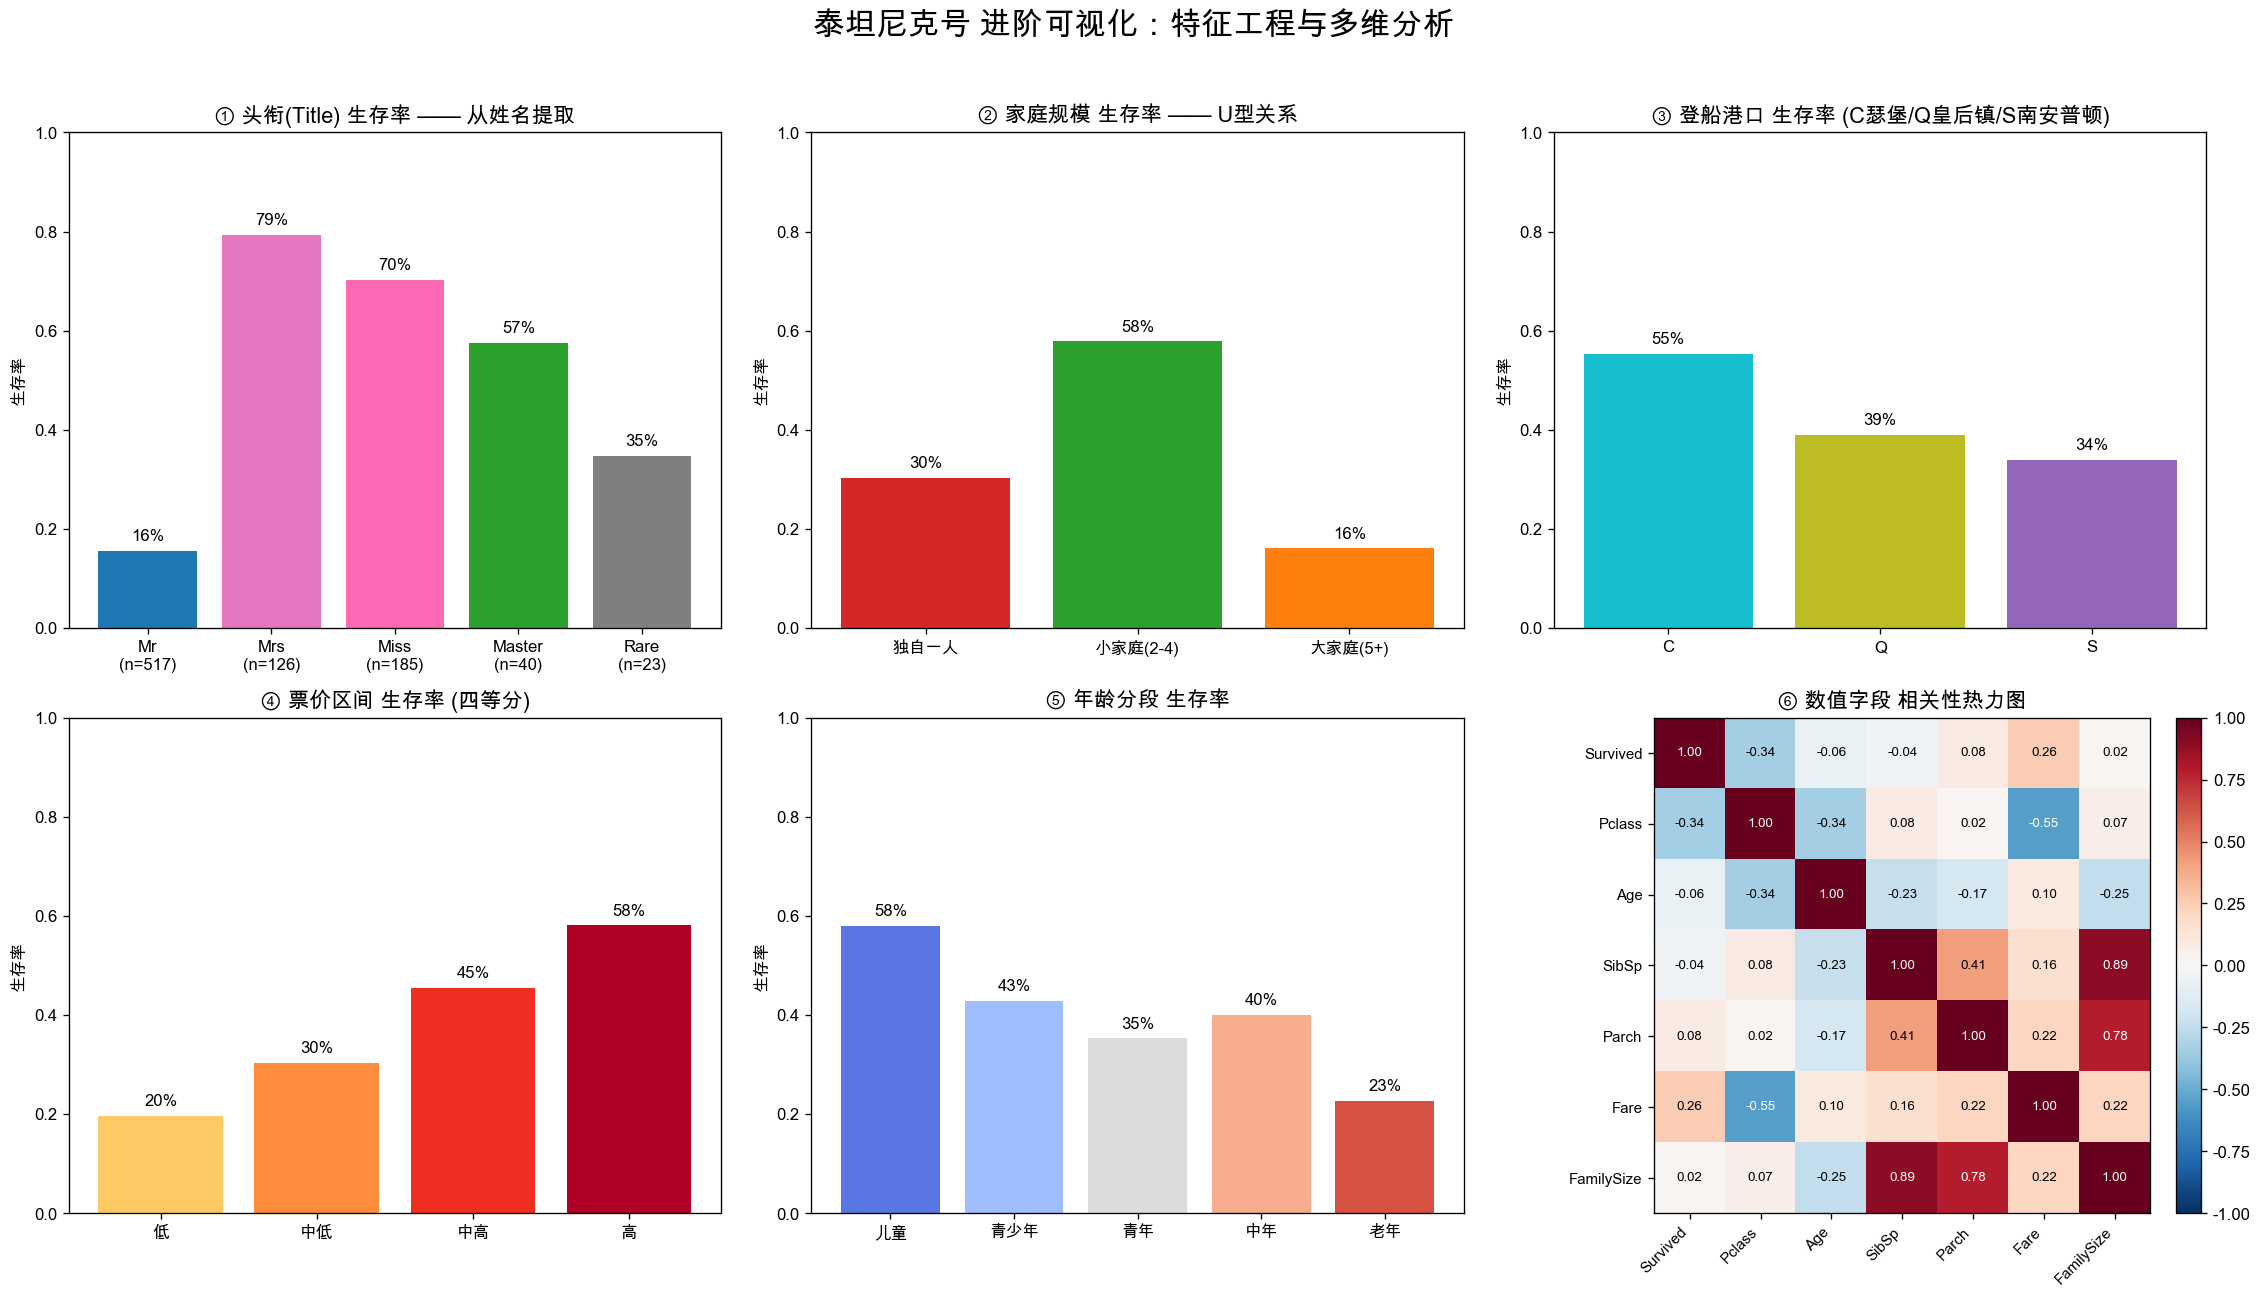

Generate this figure with Python:
# -*- coding: utf-8 -*-
"""泰坦尼克号 进阶可视化：特征工程 + 多维分析（精选6图）"""
import warnings
warnings.filterwarnings("ignore")
import pandas as pd
import numpy as np
import matplotlib
matplotlib.use("Agg")
import matplotlib.pyplot as plt

for f in ["Arial Unicode MS", "PingFang SC", "Heiti TC", "STHeiti", "SimHei"]:
    try:
        plt.rcParams["font.sans-serif"] = [f]; break
    except Exception:
        continue
plt.rcParams["axes.unicode_minus"] = False

df = pd.read_csv("train.csv")
df["Age"] = df["Age"].fillna(df["Age"].median())
df["Embarked"] = df["Embarked"].fillna(df["Embarked"].mode()[0])
df["Fare"] = df["Fare"].fillna(df["Fare"].median())

# ===== 特征工程 =====
# 1) 头衔
df["Title"] = df["Name"].str.extract(r",\s*([^.]+)\.")
title_map = {
    "Mr": "Mr", "Miss": "Miss", "Mrs": "Mrs", "Master": "Master",
    "Mlle": "Miss", "Ms": "Miss", "Mme": "Mrs",
}
df["Title"] = df["Title"].map(lambda t: title_map.get(t, "Rare"))

# 2) 家庭规模
df["FamilySize"] = df["SibSp"] + df["Parch"] + 1
def fam_bucket(n):
    if n == 1: return "独自一人"
    if n <= 4: return "小家庭(2-4)"
    return "大家庭(5+)"
df["FamilyGroup"] = df["FamilySize"].apply(fam_bucket)

# 3) 年龄分段
df["AgeBand"] = pd.cut(df["Age"], bins=[0, 12, 18, 35, 60, 100],
                       labels=["儿童", "青少年", "青年", "中年", "老年"])

# ===== 绘图 =====
fig, axes = plt.subplots(2, 3, figsize=(19, 11))
fig.suptitle("泰坦尼克号 进阶可视化：特征工程与多维分析", fontsize=19, fontweight="bold")

def bar_rate(ax, series, title, order=None, palette=None):
    if order is not None:
        series = series.reindex(order)
    colors = palette if palette is not None else plt.cm.viridis(np.linspace(0.2, 0.8, len(series)))
    bars = ax.bar(series.index.astype(str), series.values, color=colors)
    ax.set_title(title, fontsize=13)
    ax.set_ylabel("生存率"); ax.set_ylim(0, 1)
    for b, v in zip(bars, series.values):
        if not np.isnan(v):
            ax.text(b.get_x()+b.get_width()/2, v+0.02, f"{v:.0%}", ha="center", fontsize=10)

# 图1：头衔 vs 生存率
t_order = ["Mr", "Mrs", "Miss", "Master", "Rare"]
bar_rate(axes[0,0], df.groupby("Title")["Survived"].mean(),
         "① 头衔(Title) 生存率 —— 从姓名提取", order=t_order,
         palette=["#1f77b4", "#e377c2", "#ff69b4", "#2ca02c", "#7f7f7f"])
cnt = df["Title"].value_counts().reindex(t_order)
axes[0,0].set_xticklabels([f"{t}\n(n={int(cnt[t])})" for t in t_order])

# 图2：家庭规模 vs 生存率（U型）
bar_rate(axes[0,1], df.groupby("FamilyGroup")["Survived"].mean(),
         "② 家庭规模 生存率 —— U型关系",
         order=["独自一人", "小家庭(2-4)", "大家庭(5+)"],
         palette=["#d62728", "#2ca02c", "#ff7f0e"])

# 图3：登船港口 vs 生存率
bar_rate(axes[0,2], df.groupby("Embarked")["Survived"].mean(),
         "③ 登船港口 生存率 (C瑟堡/Q皇后镇/S南安普顿)",
         order=["C", "Q", "S"], palette=["#17becf", "#bcbd22", "#9467bd"])

# 图4：票价区间 vs 生存率
df["FareBand"] = pd.qcut(df["Fare"], 4, labels=["低", "中低", "中高", "高"])
bar_rate(axes[1,0], df.groupby("FareBand")["Survived"].mean(),
         "④ 票价区间 生存率 (四等分)",
         order=["低", "中低", "中高", "高"],
         palette=plt.cm.YlOrRd(np.linspace(0.3, 0.9, 4)))

# 图5：年龄分段 vs 生存率
bar_rate(axes[1,1], df.groupby("AgeBand")["Survived"].mean(),
         "⑤ 年龄分段 生存率",
         order=["儿童", "青少年", "青年", "中年", "老年"],
         palette=plt.cm.coolwarm(np.linspace(0.1, 0.9, 5)))

# 图6：相关性热力图
ax = axes[1,2]
num_cols = ["Survived", "Pclass", "Age", "SibSp", "Parch", "Fare", "FamilySize"]
corr = df[num_cols].corr()
im = ax.imshow(corr.values, cmap="RdBu_r", vmin=-1, vmax=1)
ax.set_xticks(range(len(num_cols))); ax.set_xticklabels(num_cols, rotation=45, ha="right", fontsize=9)
ax.set_yticks(range(len(num_cols))); ax.set_yticklabels(num_cols, fontsize=9)
ax.set_title("⑥ 数值字段 相关性热力图", fontsize=13)
for i in range(len(num_cols)):
    for j in range(len(num_cols)):
        v = corr.values[i, j]
        ax.text(j, i, f"{v:.2f}", ha="center", va="center", fontsize=8,
                color="white" if abs(v) > 0.5 else "black")
fig.colorbar(im, ax=ax, fraction=0.046, pad=0.04)

plt.tight_layout(rect=[0, 0, 1, 0.96])
plt.savefig("titanic_advanced.png", dpi=120, bbox_inches="tight")
print("图表已保存：titanic_advanced.png\n")

# ===== 文字结论 =====
print("=" * 60)
print("进阶分析 关键发现")
print("=" * 60)
tr = df.groupby("Title")["Survived"].mean()
fr = df.groupby("FamilyGroup")["Survived"].mean()
er = df.groupby("Embarked")["Survived"].mean()
print(f"""
① 头衔：Mrs {tr['Mrs']:.0%} / Miss {tr['Miss']:.0%} / Master(小男孩) {tr['Master']:.0%}
   远高于 Mr(成年男性) {tr['Mr']:.0%} —— 「妇女儿童优先」在数据里清晰可见。
② 家庭规模呈U型：小家庭 {fr['小家庭(2-4)']:.0%} 最高，
   独行 {fr['独自一人']:.0%}、大家庭 {fr['大家庭(5+)']:.0%} 都偏低。
③ 港口：C港(瑟堡) {er['C']:.0%} 明显高于 S港 {er['S']:.0%}，
   因为瑟堡上船的多为富裕的1等舱乘客。
④ 票价越高生存率越高；⑤ 儿童生存率最高。
⑥ 相关性：Fare 与生存正相关，Pclass 与生存负相关(舱位数字越小越高级)。
""")
